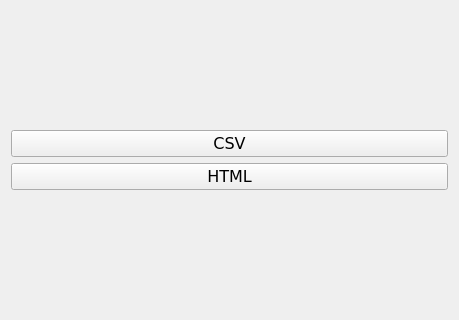
<?xml version="1.0" encoding="UTF-8"?>
<ui version="4.0">
 <class>file</class>
 <widget class="QWidget" name="file">
  <property name="geometry">
   <rect>
    <x>0</x>
    <y>0</y>
    <width>459</width>
    <height>320</height>
   </rect>
  </property>
  <property name="windowTitle">
   <string>file</string>
  </property>
  <layout class="QGridLayout" name="gridLayout">
   <item row="0" column="0">
    <layout class="QGridLayout" name="gridLayout_2">
     <item row="0" column="0">
      <widget class="QPushButton" name="csvButton">
       <property name="font">
        <font>
         <family>Verdana</family>
         <pointsize>12</pointsize>
        </font>
       </property>
       <property name="text">
        <string>CSV</string>
       </property>
      </widget>
     </item>
     <item row="1" column="0">
      <widget class="QPushButton" name="htmlButton">
       <property name="font">
        <font>
         <family>Verdana</family>
         <pointsize>12</pointsize>
        </font>
       </property>
       <property name="text">
        <string>HTML</string>
       </property>
      </widget>
     </item>
    </layout>
   </item>
  </layout>
 </widget>
 <layoutdefault spacing="6" margin="11"/>
 <resources/>
 <connections/>
</ui>
